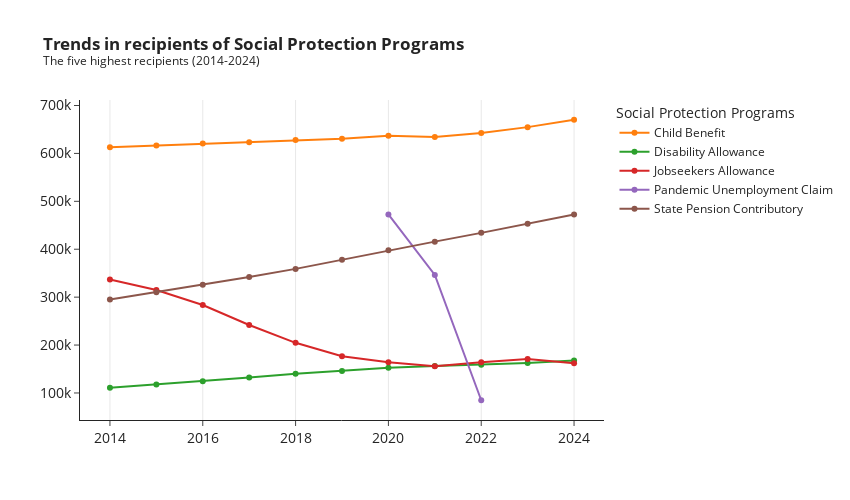

Write notebook code for a chart like this one.
### Markdown cell above
**Analysis:** Pandemic, pension, child, and jobseeker benefits highlight comparing to other benefits.

### Code cell
# Define time period
years = np.arange(2014, 2025)

# Initialize the plot + title and styling
fig = px.line(
            title='<b>Trends in recipients of Social Protection Programs</b><br><sup>The five highest recipients (2014-2024)</sup>',
            template='simple_white',
              )

# Add social protection program traces to plot
fig.add_trace(go.Scatter(x=years, y=social_programs['Child Benefit'], name="Child Benefit"))
fig.add_trace(go.Scatter(x=years, y=social_programs['Disability Allowance'], name="Disability Allowance	"))
fig.add_trace(go.Scatter(x=years, y=social_programs['Jobseekers Allowance'], name="Jobseekers Allowance"))
fig.add_trace(go.Scatter(x=years, y=social_programs['Pandemic Unemployment Claim'], name="Pandemic Unemployment Claim"))
fig.add_trace(go.Scatter(x=years, y=social_programs['State Pension Contributory'], name="State Pension Contributory"))

# Axis configuration
fig.update_xaxes(tickfont=dict(size=14), title_text='', showgrid=True)
fig.update_yaxes(tickfont=dict(size=14), title_text='')

# Line and marker style
fig.update_traces(mode='markers+lines', marker=dict(size=6))

# Layout adjustment
fig.update_layout(legend_title='Social Protection Programs', width=850, height=500)

### Figure 1 — Plotly figure (JSON) as saved in the notebook; plotly's stock layout.template omitted (floating-point values rounded to 4 significant figures)
{"data": [{"hovertemplate": "<extra></extra>", "legendgroup": "", "line": {"color": "#1F77B4", "dash": "solid"}, "marker": {"size": 6, "symbol": "circle"}, "mode": "markers+lines", "name": "", "orientation": "v", "showlegend": false, "type": "scatter", "xaxis": "x", "yaxis": "y"}, {"marker": {"size": 6}, "mode": "markers+lines", "name": "Child Benefit", "type": "scatter", "x": [2014, 2015, 2016, 2017, 2018, 2019, 2020, 2021, 2022, 2023, 2024], "y": [612900.0, 616300.0, 620400.0, 623448, 627900.0, 630500.0, 636945, 634500.0, 642500.0, 654900.0, 670300.0]}, {"marker": {"size": 6}, "mode": "markers+lines", "name": "Disability Allowance\t", "type": "scatter", "x": [2014, 2015, 2016, 2017, 2018, 2019, 2020, 2021, 2022, 2023, 2024], "y": [111000.0, 117770, 124500.0, 132500.0, 139879, 146100.0, 152500.0, 156400.0, 158800.0, 162726, 167507]}, {"marker": {"size": 6}, "mode": "markers+lines", "name": "Jobseekers Allowance", "type": "scatter", "x": [2014, 2015, 2016, 2017, 2018, 2019, 2020, 2021, 2022, 2023, 2024], "y": [337017, 314844, 283600.0, 241800.0, 204600.0, 176648, 164321, 155600.0, 164000.0, 170900.0, 161925]}, {"marker": {"size": 6}, "mode": "markers+lines", "name": "Pandemic Unemployment Claim", "type": "scatter", "x": [2014, 2015, 2016, 2017, 2018, 2019, 2020, 2021, 2022, 2023, 2024], "y": [null, null, null, null, null, null, 472600.0, 346400.0, 84801, null, null]}, {"marker": {"size": 6}, "mode": "markers+lines", "name": "State Pension Contributory", "type": "scatter", "x": [2014, 2015, 2016, 2017, 2018, 2019, 2020, 2021, 2022, 2023, 2024], "y": [294900.0, 310200.0, 325600.0, 342000.0, 359000.0, 378100.0, 397800.0, 415900.0, 434100.0, 453300.0, 472558]}], "layout": {"height": 500, "legend": {"title": {"text": "Social Protection Programs"}, "tracegroupgap": 0}, "title": {"text": "<b>Trends in recipients of Social Protection Programs</b><br><sup>The five highest recipients (2014-2024)</sup>"}, "width": 850, "xaxis": {"anchor": "y", "domain": [0, 1], "showgrid": true, "tickfont": {"size": 14}, "title": {"text": ""}}, "yaxis": {"anchor": "x", "domain": [0, 1], "tickfont": {"size": 14}, "title": {"text": ""}}}}
